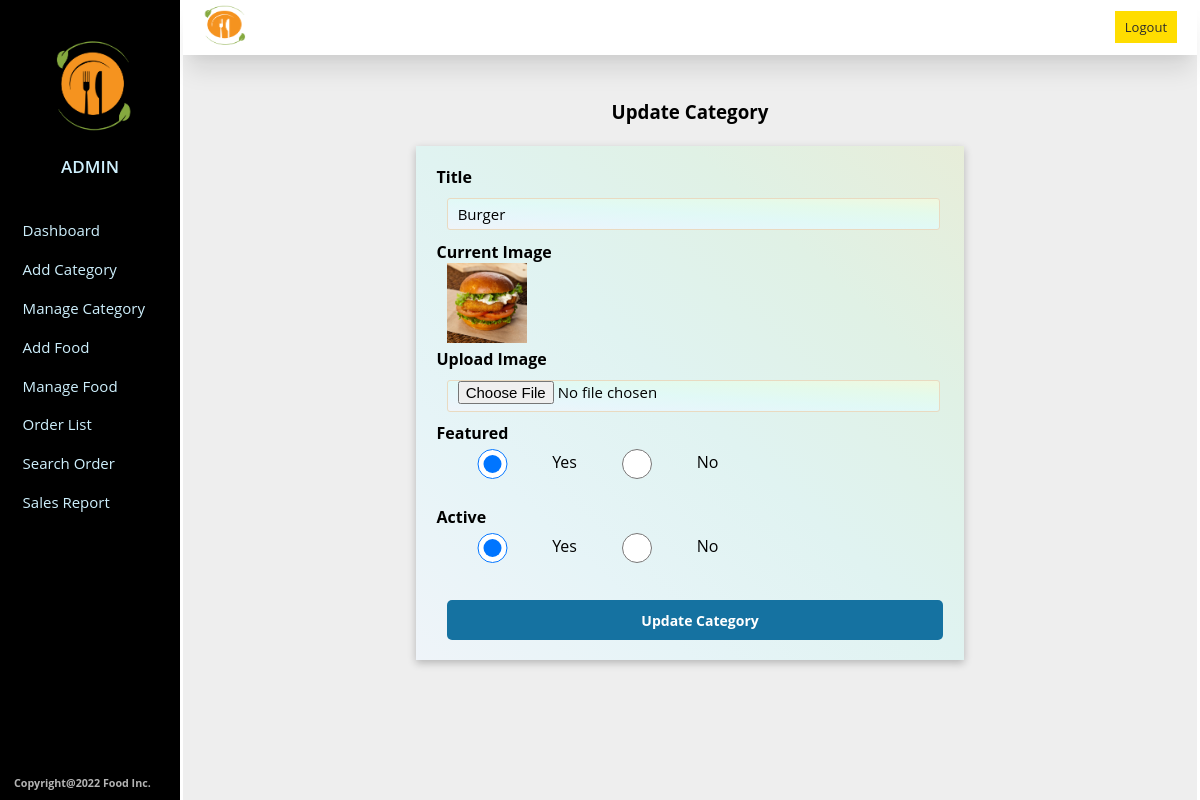
Page /admin/update-category.php?id=2 (signed in) on the committed database.
### tables this page shows
CREATE TABLE `category` (
  `cid` int(10) NOT NULL,
  `title` varchar(100) NOT NULL,
  `image_name` varchar(255) NOT NULL,
  `featured` varchar(10) NOT NULL,
  `active` varchar(10) NOT NULL
);

### admin/update-category.php (the view, shortened to what this page needs)
<?php
    include('../connect.php');
    ?>
<!DOCTYPE html>
<html>
<head>
    <link rel="stylesheet" type="text/css" href="../style.css">
</head>
<body>
    <div class="sidebar text-center">
        <img src="../images/logo.png">
        <br>
        <h4 style="font-size: 17px;font-weight: 600;color: rgb(206, 240, 253);">ADMIN</h4>
        <br>
        <div class="innerside">
            <a href="dashboard.php">Dashboard</a>
            <a href="add-category.php">Add Category</a>
            <a href="manage-category.php">Manage Category</a>
            <a href="add-food.php">Add Food</a>
            <a href="manage-food.php">Manage Food</a>
            <a href="order-list.php">Order List</a>
            <a href="searchorder.php">Search Order</a>
            <a href="salesreport.php">Sales Report</a>
        </div>
        <div style="bottom: 10px;left: 14px; position: fixed; color: #B4B4B4;">
            <h6>Copyright@2022 Food Inc.</h6>
        </div>
    </div>
    <div class="restlist">
        <div class="restheader">
            <img src="../images/logo.png" height="50px" width="60px" >
            <div class="logoutbtn"><a href="logout.php">Logout</a></div>
        </div>
        <br><br>
        <?php
            if(isset($_GET['id'])){
                $id = $_GET['id'];
                $q = "SELECT * FROM category WHERE cid=$id";
                $res = mysqli_query($con,$q);
                if(mysqli_num_rows($res) == 1){
                    $row = mysqli_fetch_assoc($res);
                    $title = $row['title'];
                    $current_image = $row['image_name'];
                    $featured = $row['featured'];
                    $active = $row['active'];
                }
                else{
                    echo "<script>alert('not found');</script>";
                }
            }
            else{
                header("location:manage-category.php");
            }
        ?>
        <h3 class="text-center">Update Category</h3>
        <br>
        <div class="register" style="width: 50%;">
            <form action="" method="POST" enctype="multipart/form-data">
                <h4>Title</h4>
                <input type="text" name="title" placeholder="Category Title" required value="<?php echo $title; ?>"><br>
                <h4>Current Image</h4>
                <div><?php
                    if($current_image!=""){
                        echo "<img src=../category/$current_image width=100px height=80px style='object-fit:contain'>";
                    }
                    else{
                        echo "<input type='text' value='Image Not Added.' disabled style='color:red; border:none'>";
                    }
                ?></div>
                <h4>Upload Image</h4>
                <input type="file" name="image" ><br>
                <h4>Featured</h4>
                <input type="radio" <?php if($featured=="Yes"){echo "checked";} ?> name="featured" value="Yes" style="width: 20%;vertical-align: middle; margin: 1%;" required> Yes
                <input type="radio" <?php if($featured=="No"){echo "checked";} ?> name="featured" value="No" style="width: 20%;vertical-align: middle; margin: 1%;" required> No
                <br><br>
                <h4>Active</h4>
                <input type="radio" <?php if($active=="Yes"){echo "checked";} ?> name="active" value="Yes" style="width: 20%;vertical-align: middle; margin: 1%;" required> Yes
                <input type="radio" <?php if($active=="No"){echo "checked";} ?> name="active" value="No" style="width: 20%;vertical-align: middle; margin: 1%;" required> No
                <br><br>
                <input type="submit" name="submit" value="Update Category">
             </form>
        </div>
    </div>
     </body>
</html>

### style.css (style rules this page uses)
* { margin: 0; padding: 0; font-family:Open Sans,sans-serif; }
html { scroll-behavior: smooth; }
body { overflow-x: hidden; }
.text-center { text-align: center; }
.register { width: 30%; margin: 0 auto; text-align: left; padding: 2%; padding-bottom: 1%; box-shadow: rgba(0, 0, 0, 0.24) 0px 3px 8px; background-image: linear-gradient(to right top, #eff4f9, #e6f4f7, #e0f3f1, #e0f1e5, #e7edd9); }
.register input,textarea,select { width: 95%; height: 30px; border: 1px solid #E9DAC1; border-radius: 3px; padding-left: 10px; font-size: 15px; outline: none; margin: 2%; background-image: linear-gradient(to right top, #eff4f9, #e7f6fb, #e1f9f6, #e4faeb, #f0f8de); }
.register input[type="submit"] { width: 98%; height: 40px; border: none; border-radius: 5px; font-size: 14px; font-weight: bold; color: white; transition: 0.2s; background: #1572A1; }
.sidebar { width: 15%; height: 100vh; position: fixed; background-color: black; }
.sidebar img { position: relative; width: 110px; height: 110px; top: 30px; border-radius: 50%; object-fit: cover; object-position: 50% 50%; margin-bottom: 40px; }
.sidebar a { color: rgb(206, 240, 253); text-decoration: none; display: block; font-size: 15px; padding: 3% 3% 3% 10%; margin: 5% 1%; border-radius: 3px; }
.innerside { margin: 8% 2%; text-align: left; }
.restlist { width: 84.5%; min-height: 100vh; float: right; margin-right: 3px; background-color: #EEEEEE; }
.restheader { padding-left: 10px; height: 8%; box-shadow: rgba(0, 0, 0, 0.1) 0px 20px 25px -5px, rgba(0, 0, 0, 0.04) 0px 10px 10px -5px; position: relative; background-color: white; }
.logoutbtn { position: absolute; right: 20px; top: 15px; }
.logoutbtn a { text-decoration: none; padding: 7px 10px; background-color: #fd0; color: #2d2c2c; transition: 0.2s; font-size: 13px; }

### rows in the picture
category: title "Burger", image_name (picture), featured "☑", active "☑"
